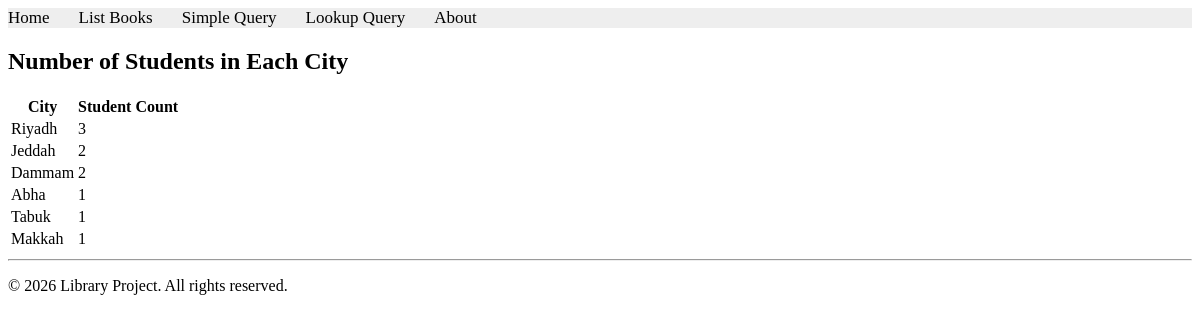
Page /books/lab8/task7 on the committed database.
### apps/bookmodule/models.py (models this page shows, shortened)
class Address(models.Model):
    city = models.CharField(max_length=100)

### apps/bookmodule/views.py (the view)
# urls.py: path('lab8/task7', views.lab8_task7, name='books.lab8_task7'),
def lab8_task7(request):
    city_counts = Address.objects.annotate(student_count=Count('student'))
    return render(request, 'bookmodule/lab8_task7.html', {'city_counts': city_counts})

### apps/templates/bookmodule/lab8_task7.html
{% extends 'layouts/base.html' %}
{% block content %}
<div class="container mt-4">
    <h2>Number of Students in Each City</h2>
    <table class="table table-striped">
        <thead>
            <tr>
                <th>City</th>
                <th>Student Count</th>
            </tr>
        </thead>
        <tbody>
            {% for city in city_counts %}
            <tr>
                <td>{{ city.city }}</td>
                <td>{{ city.student_count }}</td>
            </tr>
            {% endfor %}
        </tbody>
    </table>
</div>
{% endblock %}

### rows in the picture
Address: city "Riyadh", student_count "3"
Address: city "Jeddah", student_count "2"
Address: city "Dammam", student_count "2"
Address: city "Abha", student_count "1"
Address: city "Tabuk", student_count "1"
Address: city "Makkah", student_count "1"
